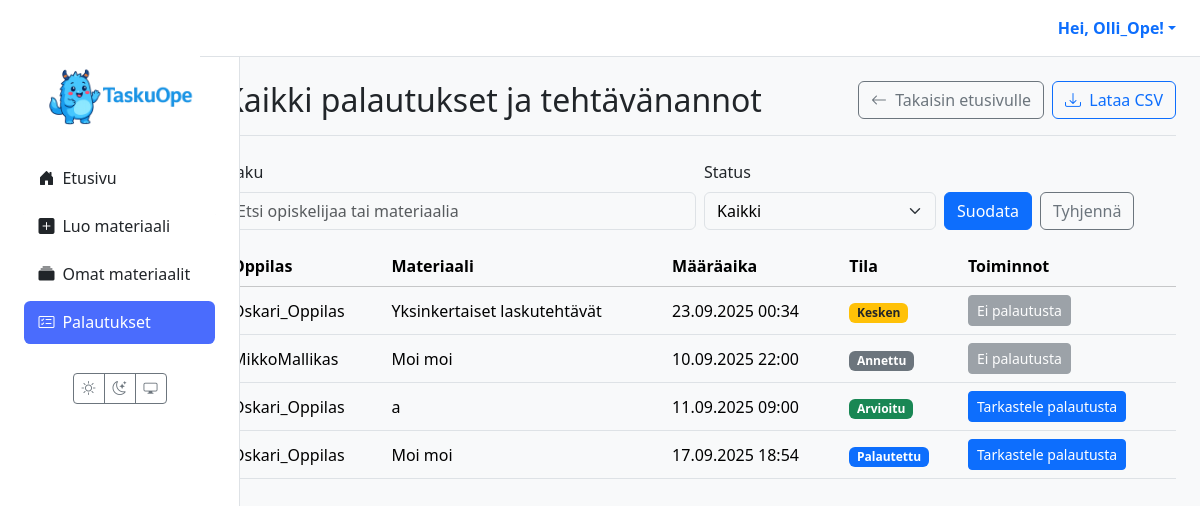
Screenshot of /palautukset/ (signed in) with the database file from the repository.
### users/models.py (models this page shows)
class CustomUser(AbstractUser):
    class Role(models.TextChoices):
        TEACHER = 'TEACHER', 'Teacher'
        STUDENT = 'STUDENT', 'Student'
    role = models.CharField(max_length=50, choices=Role.choices)

### materials/models.py (models this page shows, shortened)
class Assignment(models.Model):
    class Status(models.TextChoices):
        ASSIGNED     = "ASSIGNED",     _("Annettu")
        IN_PROGRESS  = "IN_PROGRESS",  _("Kesken")
        SUBMITTED    = "SUBMITTED",    _("Palautettu")
        GRADED       = "GRADED",       _("Arvioitu")
    id = models.UUIDField(primary_key=True, default=uuid.uuid4, editable=False)
    material = models.ForeignKey(
        Material,
        on_delete=models.CASCADE
    )
    student = models.ForeignKey(
        settings.AUTH_USER_MODEL,
        related_name='assignments',
        on_delete=models.CASCADE,
        limit_choices_to={'role': 'STUDENT'}
    )
    assigned_by = models.ForeignKey(
        settings.AUTH_USER_MODEL,
        related_name='assigned_tasks',
        on_delete=models.CASCADE,
        limit_choices_to={'role': 'TEACHER'}
    )
    due_at = models.DateTimeField(null=True, blank=True)
    status = models.CharField(
        max_length=20,
        choices=Status.choices,
        default=Status.ASSIGNED,
    )
    draft_response = models.TextField(blank=True, null=True)
    created_at = models.DateTimeField(auto_now_add=True)
    class Meta:
        constraints = [
            models.UniqueConstraint(
                fields=['material', 'student'],
                name='unique_assignment_per_student'
            ),
        ]
        indexes = [
            models.Index(fields=['status']),
            models.Index(fields=['due_at']),
            models.Index(fields=['student']),
            models.Index(fields=['assigned_by']),
        ]

class Material(models.Model):
    class MaterialType(models.TextChoices):
        TASK = 'tehtävä', 'Tehtävä'
        LEARNING_MATERIAL = 'oppimateriaali', 'Oppimateriaali'
        TEST = 'testi', 'Testi'
        EXAM = 'koe', 'Koe'
        VIDEO = 'video', 'Video'
        GAME = 'peli', 'Peli'
    class Status(models.TextChoices):
        DRAFT = 'DRAFT', 'Draft'
        PENDING_APPROVAL = 'PENDING', 'Pending Approval'
        APPROVED = 'APPROVED', 'Approved'
        REJECTED = 'REJECTED', 'Rejected'
    GRADE_CHOICES = [(str(i), f"{i}. luokka") for i in range(1, 10)]
    id = models.UUIDField(primary_key=True, default=uuid.uuid4, editable=False)
    title = models.CharField(max_length=255)
    content = models.TextField(help_text="The raw content generated by the AI.")
    structured_content = models.JSONField(null=True, blank=True, help_text="Parsed content, e.g., quiz questions.")
    material_type = models.CharField(max_length=50, choices=MaterialType.choices, default=MaterialType.TASK)
    subject = models.CharField(max_length=100, null=True, blank=True)
    grade_level = models.CharField(max_length=20, choices=GRADE_CHOICES, null=True, blank=True)
    audience = models.JSONField(null=True, blank=True, help_text="e.g., {'learning_styles': ['visual'], 'languages': ['en', 'fi']}")
    author = models.ForeignKey(settings.AUTH_USER_MODEL, related_name='authored_materials', on_delete=models.CASCADE, limit_choices_to={'role': 'TEACHER'})
    prompt = models.ForeignKey(Prompt, on_delete=models.SET_NULL, null=True, blank=True)
    status = models.CharField(max_length=50, choices=Status.choices, default=Status.DRAFT)
    version = models.IntegerField(default=1)
    parent = models.ForeignKey('self', on_delete=models.SET_NULL, null=True, blank=True, related_name='versions')
    created_at = models.DateTimeField(auto_now_add=True)
    updated_at = models.DateTimeField(auto_now=True)

### materials/views.py (the view, shortened to what this page needs)
# urls.py: path("palautukset/", views.view_all_submissions_view, name="view_all_submissions"),
@login_required(login_url='kirjaudu')
def view_all_submissions_view(request):
    if request.user.role != 'TEACHER':
        messages.error(request, "Vain opettajat voivat nähdä tämän sivun.")
        return redirect('dashboard')
    q = (request.GET.get("q") or "").strip()
    st = request.GET.get("status")  # SUBMITTED | GRADED | None
    base = (Assignment.objects
            .filter(assigned_by=request.user)
            .select_related('material', 'student')
            .order_by('-created_at'))
    if st in ("SUBMITTED", "GRADED"):
        base = base.filter(status=st)
    page = Paginator(base, 20).get_page(request.GET.get("page"))
    return render(request, 'assignments/submissions_list.html', {
        'assignments': page,  # paginator page object
        'q': q,
        'status': st or "",
    })

### templates/assignments/submissions_list.html (shortened to what this page needs)
{% extends 'partials/base.html' %}
{% load static %}
{% block content %}
<div class="container-fluid">
<div class="d-flex flex-wrap gap-2 justify-content-between align-items-center mb-4 border-bottom pb-3">
  <h1 class="h2 mb-0">Kaikki palautukset ja tehtävänannot</h1>
  <div class="d-flex gap-2">
    <a href="{% url 'dashboard' %}" class="btn btn-outline-secondary">
      <i class="bi bi-arrow-left me-1"></i> Takaisin etusivulle
    </a>
    <a class="btn btn-outline-primary"
       href="{% url 'export_submissions_csv' %}?q={{ q|urlencode }}&status={{ status|urlencode }}">
       <i class="bi bi-download me-1"></i> Lataa CSV
    </a>
  </div>
</div>
  <form class="row g-2 align-items-end mb-3" method="get" action=".">
    <div class="col-12 col-md-6">
      <label class="form-label">Haku</label>
      <input class="form-control" type="search" name="q" value="{{ q }}" placeholder="Etsi opiskelijaa tai materiaalia">
    </div>
    <div class="col-12 col-md-3">
      <label class="form-label">Status</label>
      <select class="form-select" name="status">
        <option value="" {% if not status %}selected{% endif %}>Kaikki</option>
      </select>
    </div>
    <div class="col-12 col-md-3 d-flex gap-2">
      <button class="btn btn-primary" type="submit">Suodata</button>
      <a class="btn btn-outline-secondary" href=".">Tyhjennä</a>
    </div>
  </form>
  <section class="assignments-list">
    <div class="table-responsive">
      <table class="table table-hover align-middle">
        <thead class="table-light">
          <tr>
            <th scope="col">Oppilas</th>
            <th scope="col">Materiaali</th>
            <th scope="col">Määräaika</th>
            <th scope="col">Tila</th>
            <th scope="col">Toiminnot</th>
          </tr>
        </thead>
        <tbody>
          {% for assignment in assignments %}
          <tr>
            <td>{{ assignment.student.get_full_name|default:assignment.student.username }}</td>
            <td>{{ assignment.material.title }}</td>
            <td>{{ assignment.due_at|date:"d.m.Y H:i"|default:"-" }}</td>
            <td>
              <span class="badge
                {% if assignment.status == 'GRADED' %}bg-success
                {% elif assignment.status == 'SUBMITTED' %}bg-primary
                {% elif assignment.status == 'IN_PROGRESS' %}bg-warning text-dark
                {% else %}bg-secondary{% endif %}">
                {{ assignment.get_status_display }}
              </span>
            </td>
            <td>
              {% with sub=assignment.submissions.last %}
                {% if sub %}
                  <a class="btn btn-sm btn-primary" href="{% url 'grade_submission' submission_id=sub.id %}">
                    Tarkastele palautusta
                  </a>
                {% else %}
                  <button class="btn btn-sm btn-secondary" disabled>Ei palautusta</button>
                {% endif %}
              {% endwith %}
            </td>
          </tr>
          {% empty %}
          <tr>
            <td colspan="5" class="text-center">
              <div class="alert alert-secondary mb-0">Yhtään tehtävää ei ole vielä annettu.</div>
            </td>
          </tr>
          {% endfor %}
        </tbody>
      </table>
    </div>
  </section>
</div>
{% endblock %}

### templates/partials/base.html (shortened to what this page needs)
{% load static %}
<!DOCTYPE html>
<html lang="fi" data-bs-theme="light">
<head>
  <link href="https://cdn.jsdelivr.net/npm/bootstrap@5.3.2/dist/css/bootstrap.min.css" rel="stylesheet">
  <link rel="stylesheet" href="https://cdn.jsdelivr.net/npm/bootstrap-icons@1.11.3/font/bootstrap-icons.min.css">
  <link rel="stylesheet" href="{% static 'css/style.css' %}">
</head>
<body>
  <div class="container-fluid">
    <div class="row g-0">
      <aside class="col-lg-2 d-none d-lg-flex sidebar position-fixed flex-column h-100">
        <div class="flex-column w-100">
          <a href="{% url 'dashboard' %}" class="px-3 pt-3 d-block">
            <img src="{% static 'images/logo1.png' %}" alt="TaskuOpe Logo" class="img-fluid">
          </a>
          {% with nm=request.resolver_match.url_name %}
          <nav class="nav nav-pills flex-column mb-4 px-2">
            <a href="{% url 'dashboard' %}" class="nav-link {% if nm == 'dashboard' %}active{% endif %}">
              <i class="bi bi-house-door-fill me-2"></i>Etusivu
            </a>
            {% if request.user.is_authenticated and request.user.role == 'STUDENT' %}
              <a href="{% url 'student_assignments' %}" class="nav-link {% if nm == 'student_assignments' %}active{% endif %}">
                <i class="bi bi-list-check me-2"></i>Omat tehtävät
              </a>
              <a href="{% url 'student_grades' %}" class="nav-link {% if nm == 'student_grades' %}active{% endif %}">
                <i class="bi bi-award me-2"></i>Palautukset & arvioinnit
              </a>
            {% elif request.user.is_authenticated and request.user.role == 'TEACHER' %}
              <a href="{% url 'create_material' %}" class="nav-link {% if nm == 'create_material' %}active{% endif %}">
                <i class="bi bi-plus-square-fill me-2"></i>Luo materiaali
              </a>
              <a href="{% url 'material_list' %}" class="nav-link {% if nm == 'material_list' %}active{% endif %}">
                <i class="bi bi-collection-fill me-2"></i>Omat materiaalit
              </a>
              <a href="{% url 'view_all_submissions' %}" class="nav-link {% if nm == 'view_all_submissions' %}active{% endif %}">
                <i class="bi bi-card-checklist me-2"></i>Palautukset
              </a>
            {% endif %}
          </nav>
          {% endwith %}
          <div class="mt-auto text-center pb-3">
            <div class="btn-group">
              <button id="theme-light" class="btn btn-outline-secondary btn-sm" aria-label="Vaalea teema"><i class="bi bi-sun"></i></button>
              <button id="theme-dark" class="btn btn-outline-secondary btn-sm" aria-label="Tumma teema"><i class="bi bi-moon-stars"></i></button>
              <button id="theme-system" class="btn btn-outline-secondary btn-sm" aria-label="Järjestelmän teema"><i class="bi bi-display"></i></button>
            </div>
          </div>
        </div>
      </aside>
      <main class="col-lg-10 ms-auto main-content">
        <header class="main-header d-none d-lg-flex justify-content-end align-items-center px-4 py-3">
          <div class="dropdown">
            <a href="#" class="d-flex align-items-center text-decoration-none dropdown-toggle" data-bs-toggle="dropdown">
              <strong>Hei, {{ user.get_full_name|default:user.username }}!</strong>
            </a>
          </div>
        </header>
        <div class="p-4">
          {% block content %}{% endblock %}
        </div>
      </main>
    </div>
  </div>
</body>
</html>

### TaskuOpe/static/css/style.css (style rules this page uses)
[data-bs-theme="light"] { --bg-color: #f8f9fa; --card-bg-color: #ffffff; --text-color: #212529; --border-color: #dee2e6; --bs-body-bg: var(--bg-color); --bs-body-color: var(--text-color); --bs-border-color: var(--border-color); --bs-card-bg: var(--card-bg-color); }
.sidebar { background-color: var(--card-bg-color); border-right: 1px solid var(--border-color); min-height: 100vh; width: 240px; padding: 1.5rem 1rem; display: flex; flex-direction: column; }
.sidebar .nav-link { color: var(--text-color); font-weight: 500; padding: 0.6rem 0.9rem; border-radius: 0.4rem; margin-bottom: 0.3rem; transition: background 0.2s; }
.sidebar .nav-link.active { background-color: #4a6cfd; color: #fff; }
.main-header { background-color: var(--card-bg-color); color: var(--text-color); border-bottom: 1px solid var(--border-color); padding: 0.75rem 1.5rem; }
@media (min-width: 992px) { .row > .sidebar { width: 240px; } }
@media (min-width: 992px) { main.main-content { margin-left: 240px; padding-left: 0; } }
[data-bs-theme="light"] .form-select, [data-bs-theme="light"] .form-control { color: #000; }
:root { --sidebar-w: 240px; }
@media (min-width: 992px) { .container-fluid { padding-left: 0; padding-right: 0; } }
@media (min-width: 992px) { .sidebar { top: 0; left: 0; width: var(--sidebar-w); } }
@media (min-width: 992px) { main.main-content { margin-left: var(--sidebar-w); } }
@media (min-width: 992px) { .main-header { position: sticky; top: 0; z-index: 1030; } }

### rows the page displays
CustomUser: get_full_name "Olli_Ope"
Assignment: student.get_full_name "Oskari_Oppilas", material "Yksinkertaiset laskutehtävät", due_at "23.09.2025 00:34", status "Kesken", shows "Ei palautusta"
Assignment: student.get_full_name "MikkoMallikas", material "Moi moi", due_at "10.09.2025 22:00", status "Annettu", shows "Ei palautusta"
Assignment: student.get_full_name "Oskari_Oppilas", material "a", due_at "11.09.2025 09:00", status "Arvioitu", shows "Tarkastele palautusta"
Assignment: student.get_full_name "Oskari_Oppilas", material "Moi moi", due_at "17.09.2025 18:54", status "Palautettu", shows "Tarkastele palautusta"
